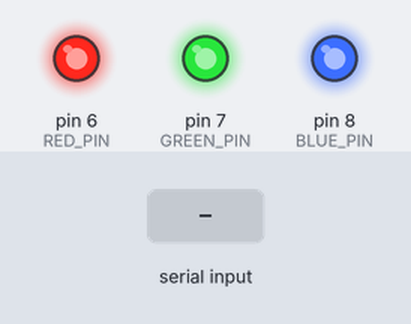
A sketch run on a simulated Arduino Uno, built with avr-gcc and run on an emulated ATmega328P. On the bench: output pins drawn as LEDs (lit = HIGH). Inputs (shaded band) come from the test bench. What the sketch prints to the serial monitor is not drawn.

Above: at 1.2 s.
1.3 s: "4\n" received over the second serial link
At 2.3 s:
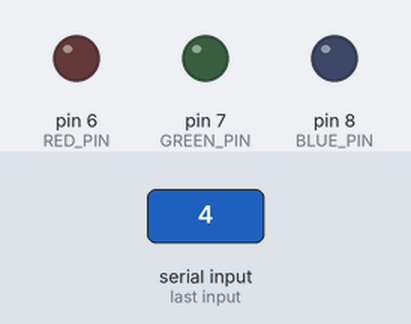
2.8 s: "5\n" received over the second serial link
At 3.5 s:
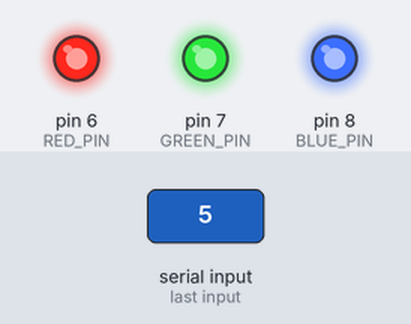
Timing chart, 0 to 5.8 s (numbered marks = the images above; inputs shaded):
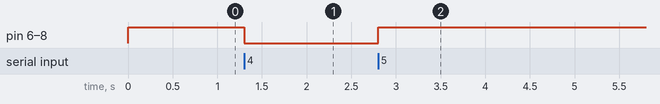

Measured:
- after the input at 1.3 s, pin 6 (RED_PIN), pin 7 (GREEN_PIN), pin 8 (BLUE_PIN): HIGH → LOW at once
- after the input at 2.8 s, pin 6 (RED_PIN), pin 7 (GREEN_PIN), pin 8 (BLUE_PIN): LOW → HIGH at once

The sketch:

arduino_led.ino
```cpp
#include <SoftwareSerial.h> // 블루투스 모듈 라이브러리

// BLUE_PINtooth
SoftwareSerial BTSerial(10,11); // 2(TX),3(RX)

// LED Pin
int RED_PIN = 6;
int GREEN_PIN = 7;
int BLUE_PIN = 8;

void setup() {
  Serial.begin(9600);     // PC 시리얼 모니터 통신
  BTSerial.begin(9600);   // HC-06 블루투스 모듈 통신 속도 설정

  // LED 핀 초기화
  pinMode(RED_PIN, OUTPUT);
  pinMode(GREEN_PIN, OUTPUT);
  pinMode(BLUE_PIN, OUTPUT);
  analogWrite(RED_PIN, 255);
  analogWrite(GREEN_PIN, 255);
  analogWrite(BLUE_PIN, 255);
}

void loop()
{
  if(Serial.available()) // 시리얼 통신으로 문자가 들어오면
  {
    BTSerial.write(Serial.read()); // 블루투스시리얼 통신으로 발송
  }
  if(BTSerial.available()) // 블루투스 시리얼 통신으로 문자가 들어오면
  {
    String command = "";
    while (BTSerial.available())
    {
      char c = (char)BTSerial.read();
      // 줄바꿈 문자를 기준으로 명령어를 구분한다고 가정
      if (c == '\n' || c == '\r')
        break;
      command += c;
    }

    command.trim();

    // 받은 명령 확인 (시리얼 모니터에 출력)
    Serial.print("Received command: ");
    Serial.println(command);

    if (command == "4")
    {
      Serial.println("LED 키기");
      LEDOn();
    }
    else if (command == "5")
    {
      Serial.println("LED 끄기");
      LEDOff();
    }
    else
    {
      Serial.println("Invalid command received.");
    }
  }
}

void LEDOn()
{
  analogWrite(RED_PIN, 0);
  analogWrite(GREEN_PIN, 0);
  analogWrite(BLUE_PIN, 0);
}

void LEDOff()
{
  analogWrite(RED_PIN, 255);
  analogWrite(GREEN_PIN, 255);
  analogWrite(BLUE_PIN, 255);
}
```
